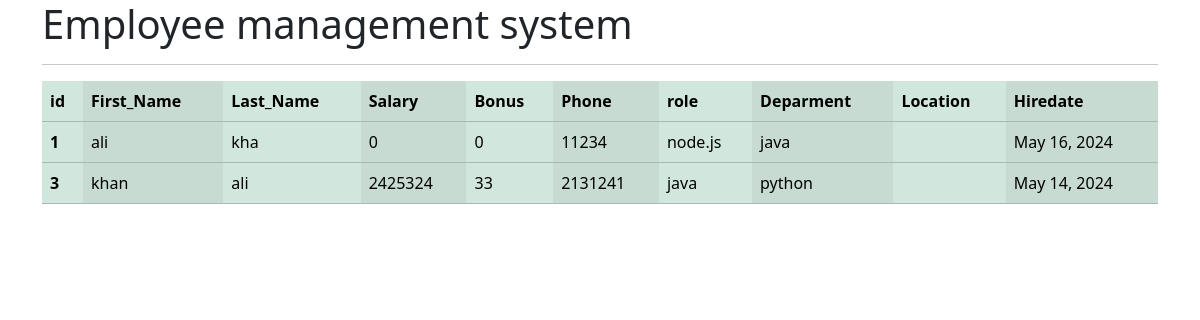
The app's page /all_emp with its own data.
### emp_app/models.py (models this page shows, shortened)
class Employee(models.Model):
    first_name = models.CharField(max_length=30)
    last_name = models.CharField(max_length=30)
    dept=models.ForeignKey(Dep,on_delete=models.CASCADE)
    salary=models.IntegerField(default=0)
    bonus=models.IntegerField(default=0)
    role=models.ForeignKey(role,on_delete=models.CASCADE)
    phone=models.IntegerField(default=0)
    hire_date=models.DateField()
    def __str__(self):
        return "%s %s %s" % (self.first_name, self.last_name, self.phone)

class role(models.Model):
    name= models.CharField(max_length=100,null=False)

class Dep(models.Model):
    name =models.CharField(max_length=100, null=False)
    location=models.CharField(max_length=100)

### emp_app/views.py (the view)
# urls.py: path('all_emp', views.all_emp, name='all_emp'),
def all_emp(request):
    emps=Employee.objects.all()
    context={
        'emps':emps
    }
    print(context)
    return render(request,'view_all_emp.html', context)

### emp_app/templates/view_all_emp.html (shortened to what this page needs)
<!doctype html>
<html lang="en">
  <head>
    <link href="https://cdn.jsdelivr.net/npm/bootstrap@5.3.3/dist/css/bootstrap.min.css" rel="stylesheet">
  </head>
  <body>
    <div class="container">
        <h1>Employee management system</h1>
        <hr>
          <table class="table table-success table-striped-columns">
          <thead>
            <tr>
              <th scope="col">id</th>
              <th scope="col">First_Name</th>
              <th scope="col">Last_Name</th>
              <th scope="col">Salary</th>
              <th scope="col">Bonus</th>
              <th scope="col">Phone</th>
              <th scope="col">role</th>
              <th scope="col">Deparment</th>
              <th scope="col">Location</th>
              <th scope="col">Hiredate</th>
            </tr>
            {% for emp in emps %}
          </thead>
          <tbody>
            <tr>
              <th scope="row">{{emp.id}}</th>
              <td>{{emp.first_name}}</td>
              <td>{{emp.last_name}}</td>
              <td>{{emp.salary}}</td>
              <td>{{emp.bonus}}</td>
              <td>{{emp.phone}}</td>
              <td>{{emp.role.name}}</td>
              <td>{{emp.dept.name}}</td>
              <td>{{emp.dep.location}}</td>
              <td>{{emp.hire_date}}</td>
            </tr>
          </tbody>
          {% endfor %}
        </table>
    </div>
    </body>
  </body>
</html>

### records on screen
Employee: id "1", first_name "ali", last_name "kha", salary "0", bonus "0", phone "11234", role.name "node.js", dept.name "java", hire_date "May 16, 2024"
Employee: id "3", first_name "khan", last_name "ali", salary "2425324", bonus "33", phone "2131241", role.name "java", dept.name "python", hire_date "May 14, 2024"
